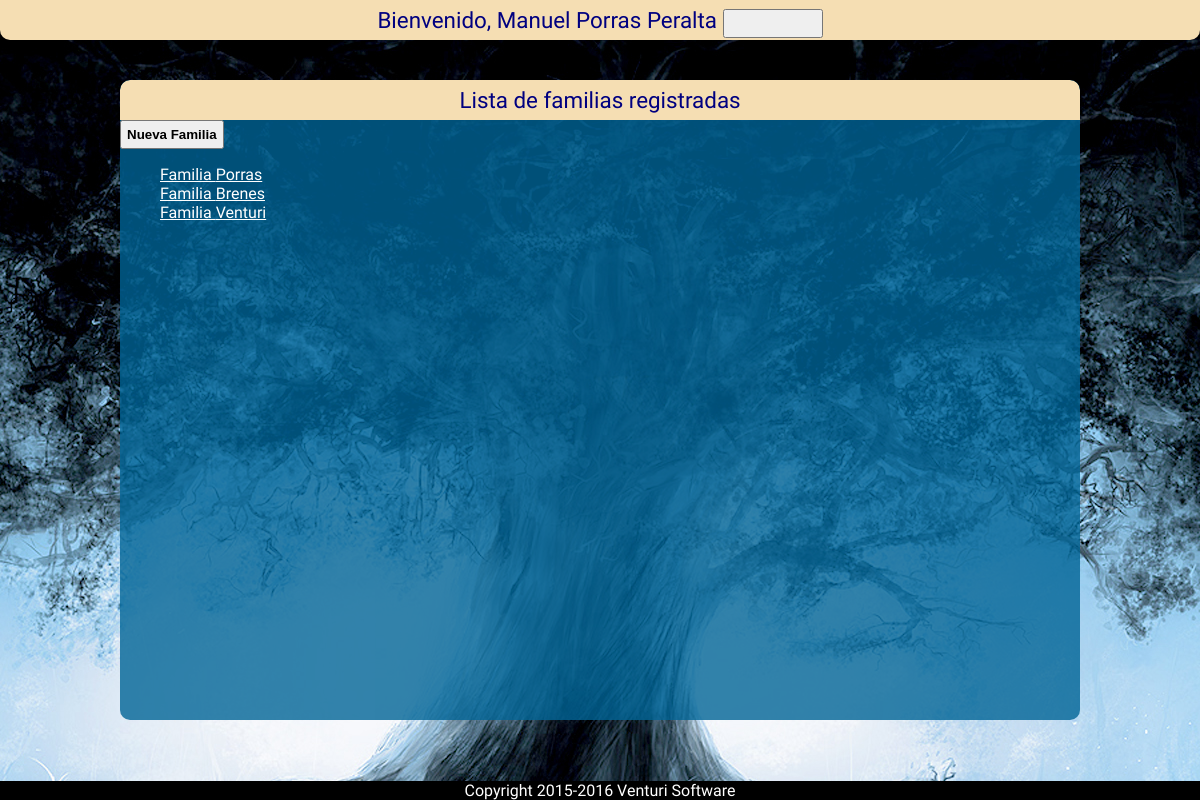
/family/ (signed in), run on the app's committed database.
### family/models.py (models this page shows, shortened)
class Family(models.Model):
	family_name = models.CharField('Apellido familiar',max_length=100) #Apellido familiar
	family_count = models.IntegerField('Número de miembros',default=0) #Número de componentes de la familia
	family_id = models.CharField(max_length=24) #Id personal de la familia

### family/views.py (the view)
# urls.py: url(r'^(?P<req_id>[0-9])+/$', views.reqFamily, name='family'),
@login_required(login_url='/')
def family(request):
	family_list = Family.objects.all
	captcha = ReCaptchaField()
	context = {'family_list':family_list}
	return render(request, 'family/family.html',context)

### family/templates/family/family.html (shortened to what this page needs)
{% extends "base.html" %}
{% block content %}
<div class="titulo_seccion">Lista de familias registradas</div>
<input onclick="location.href='/family/add'"  type="submit" value="Nueva Familia"/>
{% if family_list %}
    <ul>
    {% for family in family_list %}
        <li><a href="/family/{{ family.id }}/">Familia {{ family.family_name }}</a></li>
    {% endfor %}
    </ul>
{% else %}
    <p>No hay ninguna familia registrada.</p>
{% endif %}
{% endblock %}

### family/templates/base.html (shortened to what this page needs)
{% load staticfiles %}
<head>
	<link rel="stylesheet" type="text/css" href="{% static 'family/style.css' %}" />
</head>
<body>
	<div class="titulo_principal">{% block section_title %}
	{% if user.is_authenticated %}
		Bienvenido, {{ request.user.first_name.title }} {{ request.user.last_name.title }}
	{% else %}
		Bienvenido, nuevo usuario, regístrese primero
	{% endif %}{% endblock %}
		<input id="logout_button" type="submit" value="" onclick="alert(':D');"/>
	</div>
	<div class="cuerpo_seccion">
		{% block content %}{% endblock %}
	</div>
{% block footer %}<div class="footer">Copyright 2015-2016 Venturi Software</div>{% endblock %}
</body>

### family/static/family/style.css (style rules this page uses)
body { background-color: wheat; color: white; text-align: justify; font-family: Cantarell; width: 100%; margin: 0; background-image: url('./images/tree-sun.jpg'); background-position: top center; background-attachment: fixed; z-index: 0; }
input[type="button"],input[type="submit"],button { padding: 5px; width: auto; min-width: 100px; font-weight: bold; }
ul { list-style-type: none; }
a { width: auto; color: white; }
a:visited, a:before { color: white; }
.footer { display: block; position: fixed; width: 100%; bottom: 0; text-align: center; background-color: black; z-index: 1000; }
.titulo_principal { background-color: wheat; line-height: 40px; width: 100%; color: navy; left: 0; top: 0; margin: 0; padding: 0; text-align: center; font-size: 140%; border-radius: 0px 0px 10px 10px; -moz-border-radius: 0px 0px 10px 10px; -webkit-border-radius: 0px 0px 10px 10px; border: 0px; border-collapse: collapse; z-index: 500; }
#logout_button,#logout_button:focus,#logout_button::-moz-focus-inner { min-width: 40px; height: auto; position: absolute; right: 0; background-image: url('images/logout.png'); background-position: center center; background-size: contain; background-repeat: no-repeat; border: 0; background-color: wheat; outline: none; }
.titulo_seccion { background-color: wheat; line-height: 40px; width: 100%; color: navy; left: 0; top: 0; margin: 0; padding: 0; text-align: center; font-size: 140%; border-radius: 10px 10px 0px 0px; -moz-border-radius: 10px 10px 0px 0px; -webkit-border-radius: 10px 10px 0px 0px; border: 0px; border-collapse: collapse; z-index: 500; }
.cuerpo_seccion { display: block; position: fixed; top: 10%; bottom: 10%; left: 0; right: 0; background-color: rgba(0,100,150,0.8); width: 80%; height: auto; min-width: 400px; margin: auto; padding-bottom: 0.1px; border-radius: 10px 10px 10px 10px; -moz-border-radius: 10px 10px 10px 10px; -webkit-border-radius: 10px 10px 10px 10px; border: 0px; border-collapse: collapse; z-index: 500; overflow-y: auto; }

### data on the page
Family: family_name "Porras"
Family: family_name "Brenes"
Family: family_name "Venturi"

### other printed values
{{ request.user.first_name.title }} "Manuel"
{{ request.user.last_name.title }} "Porras Peralta"
